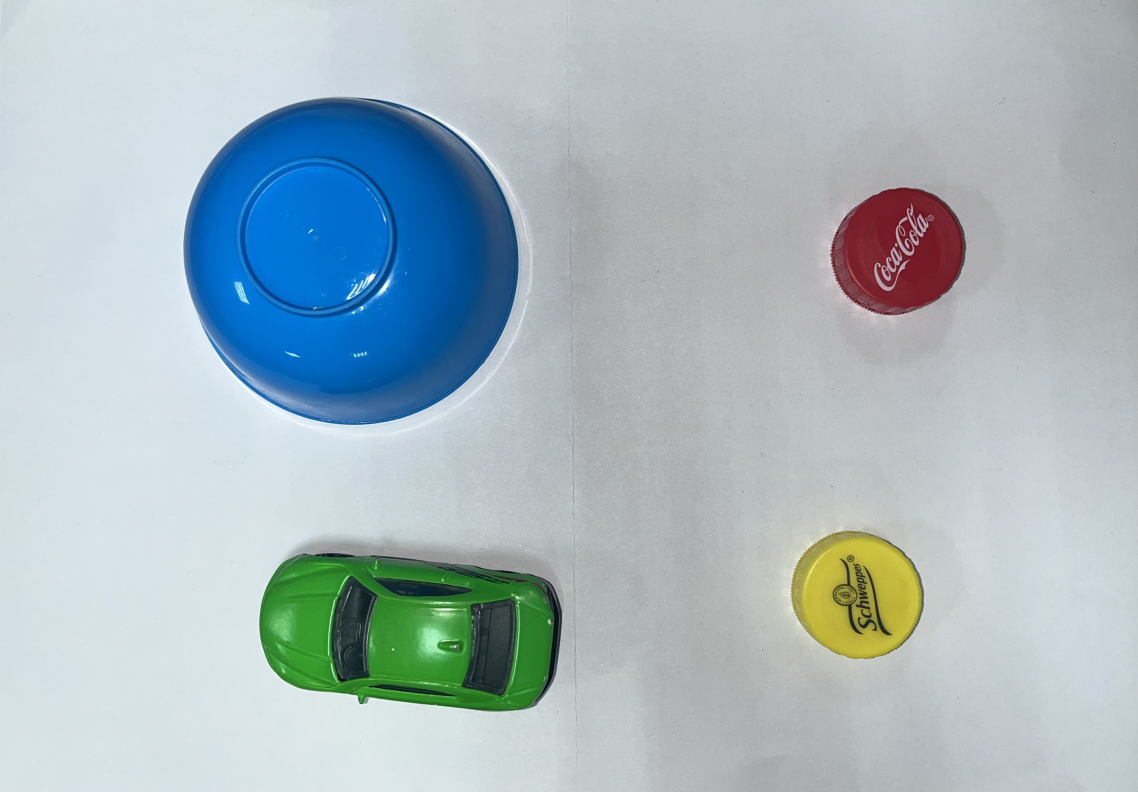
#> input picture images/KR.jpg, 3414 x 2375 px (shown at 1/3 size)
$ python praktichna2.py
#> lines starting #> are read from the running program, lines starting #| are printed output that depends on the picture; after the words box and inside, x2 and y2 are one past the last pixel; in counts of white or black regions, pixels touching at a corner belong together
import cv2
import numpy as np

img = cv2.imread('images/KR.jpg')
#> img is the input picture: shape (2375, 3414, 3); mean B, G, R 191.2, 184.8, 168.9
img = cv2.resize(img, (img.shape[1]//5, img.shape[0]//5))
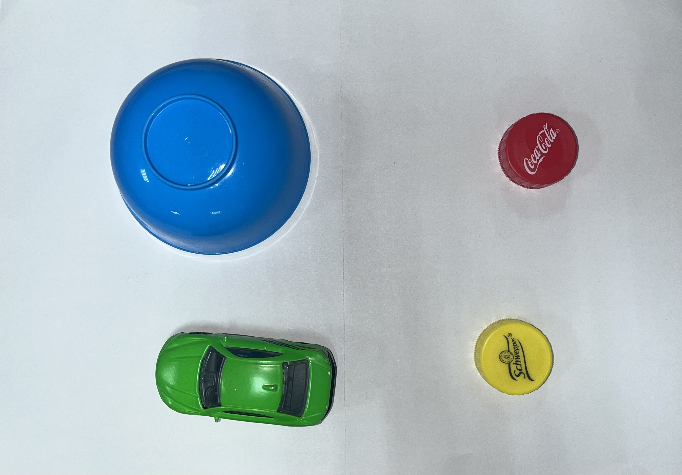
#> img: shape (475, 682, 3); mean B, G, R 191.2, 184.8, 168.9
img_copy = img.copy()
img = cv2.GaussianBlur(img, (3,3), 5)

xy = []

img = cv2.cvtColor(img, cv2.COLOR_BGR2HSV)
#> img: shape (475, 682, 3); mean H, S, V 98.7, 44.4, 196.6
lower = np.array([0, 29, 0])
upper = np.array([179, 255, 255])
mask = cv2.inRange(img, lower, upper)
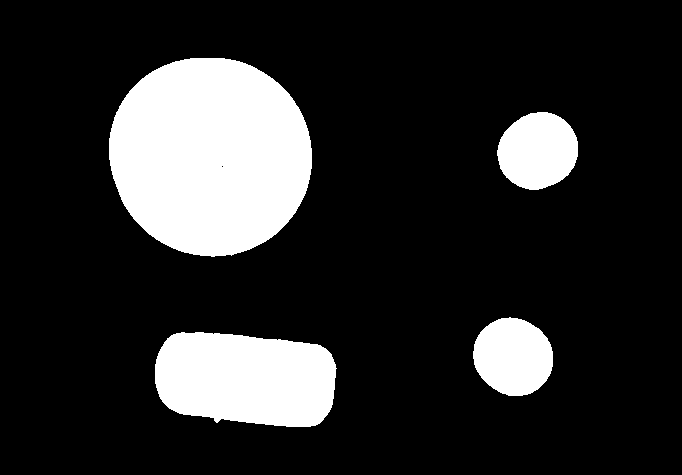
#> mask: shape (475, 682); 17.3% white; 4 white regions

img = cv2.bitwise_and(img, img, mask=mask)
#> img: shape (475, 682, 3); mean H, S, V 16.3, 32.9, 27

contours, _ = cv2.findContours(mask, cv2.RETR_EXTERNAL, cv2.CHAIN_APPROX_SIMPLE)
#> contours = 4 contours; box (x1, y1, x2, y2) and area: (109, 58, 312, 257) 31616, (155, 332, 337, 427) 14188, (473, 317, 553, 396) 4780, (497, 112, 578, 190) 4758

for cnt in contours:
    area = cv2.contourArea(cnt)
    if area > 100:
        perimeter = cv2.arcLength(cnt, True)
        M = cv2.moments(cnt)

        if M["m00"] != 0:
            cx = int(M["m10"]/M["m00"])
            cy = int(M["m01"]/M["m00"])

        approx = cv2.approxPolyDP(cnt, 0.01 * perimeter, True)
        if len(approx) == 3:
            shape = "Triangle"
        elif len(approx) == 4:
            shape = "Square"
        elif len(approx) > 8:
            shape = "Oval"
        else:
            shape = "other"

        x, y, w, h = cv2.boundingRect(cnt)
        xy.append([x, y])

        cv2.drawContours(img_copy, [cnt], -1, (0, 255, 0), 2)
        cv2.circle(img_copy, (cx, cy), 4, (0, 255, 0), -1)
        cv2.putText(img_copy, f'A: {area}, ({x}, {y})', (x, y-5), cv2.FONT_HERSHEY_PLAIN, 0.8, (0, 0 ,0), 1)
        cv2.putText(img_copy, f'Shape: {shape}', (x, y - 25), cv2.FONT_HERSHEY_PLAIN, 0.8, (0, 0 ,0), 1)
#> this loop made 4 passes
#> (area, perimeter, cx, cy, x, y, w, h) on passes 1 to 4: (14188.5, 500.1, 245, 378, 155, 332, 182, 95), (4780, 258.9, 512, 356, 473, 317, 80, 79), (4757.5, 259.5, 537, 150, 497, 112, 81, 78), (31616.5, 665.5, 209, 155, 109, 58, 203, 199)
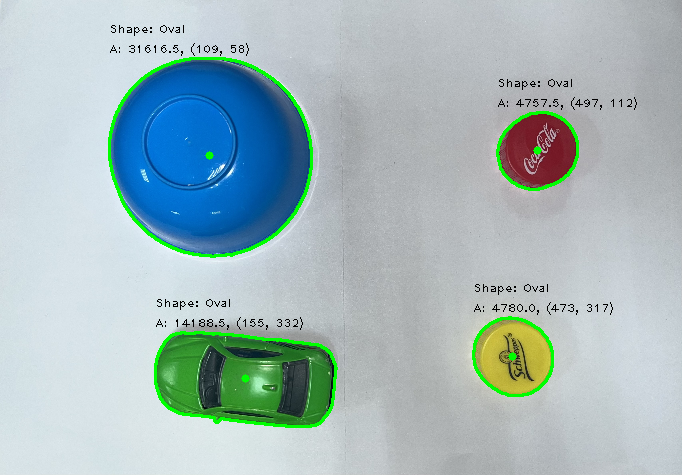
#> img_copy: shape (475, 682, 3); 2.22% of pixels changed, all inside (x1, y1, x2, y2) = (108, 25, 637, 428)
#> after the loop, xy = [[155, 332], [473, 317], [497, 112], [109, 58]]

cv2.putText(img_copy, f'Color: green', (xy[0][0], xy[0][1]-15), cv2.FONT_HERSHEY_PLAIN, 0.8, (0, 0 ,0), 1)
cv2.putText(img_copy, f'Color: yellow', (xy[1][0], xy[1][1]-15), cv2.FONT_HERSHEY_PLAIN, 0.8, (0, 0 ,0), 1)
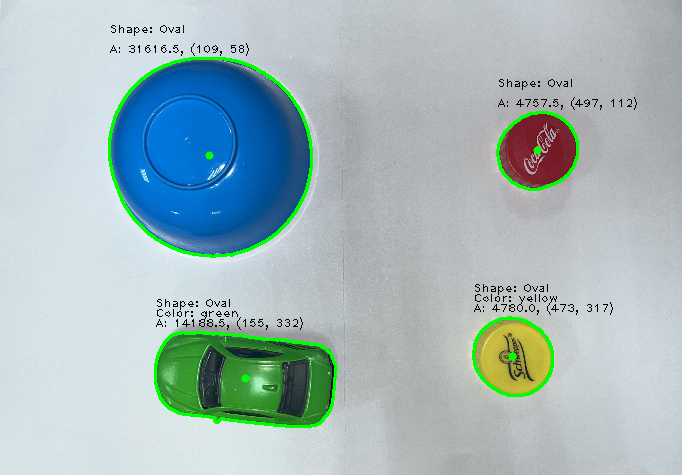
#> img_copy: shape (475, 682, 3); mean B, G, R 187.3, 185.3, 165.3
cv2.putText(img_copy, f'Color: red', (xy[2][0], xy[2][1]-15), cv2.FONT_HERSHEY_PLAIN, 0.8, (0, 0 ,0), 1)
#> img_copy: shape (475, 682, 3); 0.03% of pixels changed, all inside (x1, y1, x2, y2) = (499, 89, 564, 97)
cv2.putText(img_copy, f'Color: blue', (xy[3][0], xy[3][1]-15), cv2.FONT_HERSHEY_PLAIN, 0.8, (0, 0 ,0), 1)
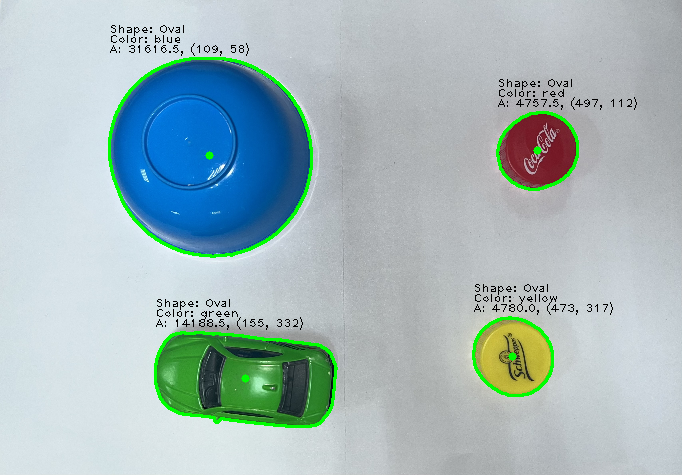
#> img_copy: shape (475, 682, 3); mean B, G, R 187.2, 185.2, 165.1

#print(xy)

cv2.imshow('orig', img)
cv2.imshow('mask', img_copy)
cv2.imwrite('result.jpg', img_copy)
cv2.waitKey(0)

cv2.destroyAllWindows()
